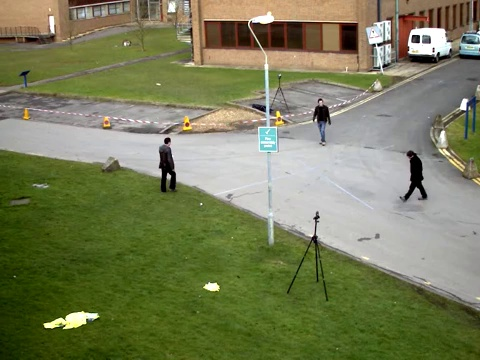
#> input picture vtest-f1.jpg, 480 x 360 px
$ jupyter execute --allow-errors 'Image Processing.ipynb'
#> lines starting #> are read from the running program, lines starting #| are printed output that depends on the picture; after the words box and inside, x2 and y2 are one past the last pixel; in counts of white or black regions, pixels touching at a corner belong together
# Image Processing

## Initialization

[cell 1]
import numpy as np
from matplotlib import pyplot as plt
import cv2

img = cv2.imread('vtest-f1.jpg')
#> img is the input picture: shape (360, 480, 3); mean B, G, R 89.4, 125.6, 120.8
plt.imshow(cv2.cvtColor(img, cv2.COLOR_BGR2GRAY), cmap='gray')
plt.show()
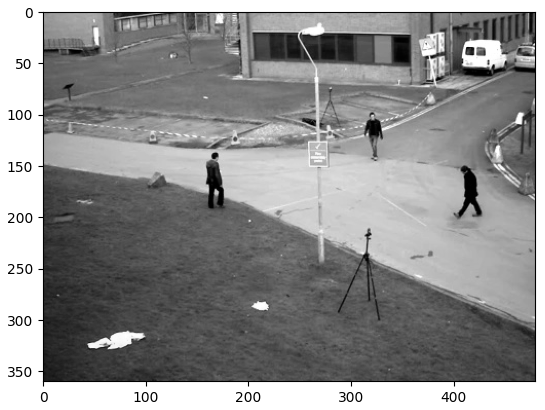
#> figure drawn by matplotlib, 1 panel

## Thresholding

### Binary Thresholding

$$ dst(x,y) = \begin{cases}
    maxval & \text{if src(x,y)> thresh} \\
    minval & \text{otherwise}
\end{cases} $$

[cell 2]
binary_thresh = cv2.cvtColor(img, cv2.COLOR_BGR2GRAY)
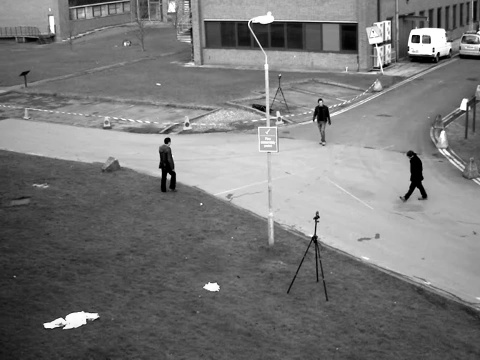
#> binary_thresh: shape (360, 480); min 0, max 255, mean 120
thresh_val = 25
MAX_VAL = 255
MIN_VAL = 0
binary_thresh[binary_thresh>thresh_val] = MAX_VAL
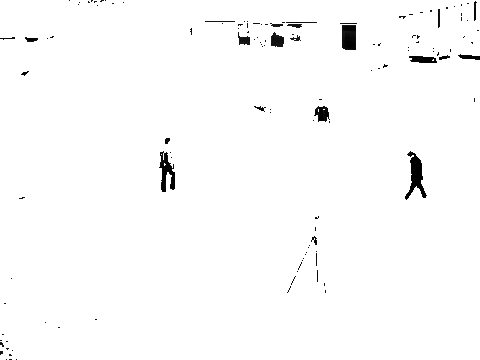
#> binary_thresh: shape (360, 480); min 0, max 255, mean 251.4
binary_thresh[binary_thresh<=thresh_val] = MIN_VAL
#> binary_thresh: shape (360, 480); 98.5% white; 126 black regions (106 under 20 px), largest, box (x1, y1, x2, y2) and area: (405, 151, 427, 200) 447, (342, 25, 356, 50) 346, (159, 151, 175, 192) 342

fig, ax = plt.subplots(1,2)
fig.set_figheight(15)
fig.set_figwidth(15)
ax[0].imshow(cv2.cvtColor(img, cv2.COLOR_BGR2GRAY), cmap="gray")
ax[0].set_title('Original')
ax[1].imshow(binary_thresh, cmap="gray")
ax[1].set_title('Binary Threshold')
plt.show()
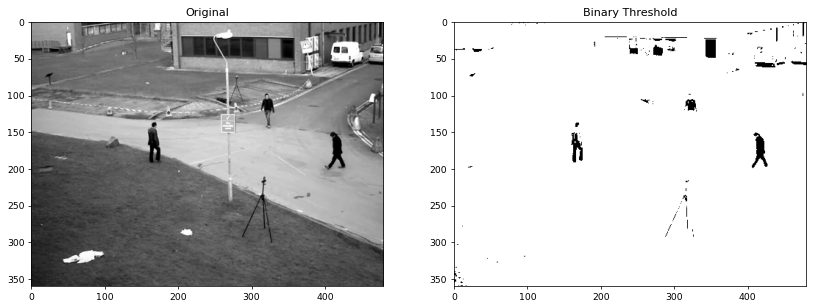
#> figure drawn by matplotlib, 2 panels

### Inverse Binary Thresholding

$$ dst(x,y) = \begin{cases}
    minval & \text{if src(x,y)> thresh} \\
    maxval & \text{otherwise}
\end{cases} $$

[cell 3]
binaryinv_thresh = cv2.cvtColor(img, cv2.COLOR_BGR2GRAY)
thresh_val = 25
MAX_VAL = 255
MIN_VAL = 0

# Create boolean array (mask) to point the pixel location
mask_gt = binaryinv_thresh<=thresh_val
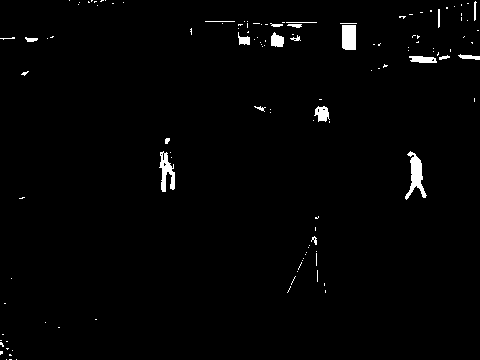
#> mask_gt: shape (360, 480) bool; 1.5% white; 126 white regions (106 under 20 px), largest, box (x1, y1, x2, y2) and area: (405, 151, 427, 200) 447, (342, 25, 356, 50) 346, (159, 151, 175, 192) 342
mask_lte = binaryinv_thresh>thresh_val

# Apply mask to replace the value
binaryinv_thresh[mask_gt] = MAX_VAL
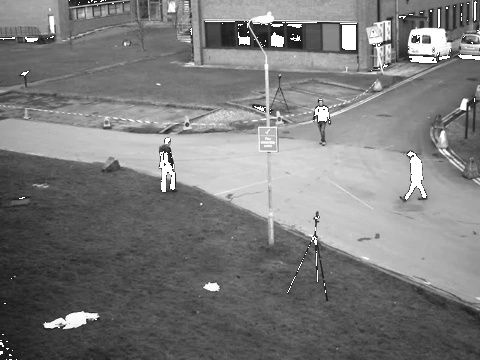
#> binaryinv_thresh: shape (360, 480); 1.47% of pixels changed, all inside (x1, y1, x2, y2) = (0, 0, 480, 360)
binaryinv_thresh[mask_lte] = MIN_VAL

fig, ax = plt.subplots(1,2)
fig.set_figheight(15)
fig.set_figwidth(15)
ax[0].imshow(cv2.cvtColor(img, cv2.COLOR_BGR2GRAY), cmap="gray")
ax[0].set_title('Original')
ax[1].imshow(binaryinv_thresh, cmap="gray")
ax[1].set_title('Binary Inverse Threshold')
plt.imshow(binaryinv_thresh, cmap="gray")
plt.show()

## Truncate Thresholding

$$ dst(x,y) = \begin{cases}
    threshold & \text{if src(x,y) > thresh} \\
    src(x,y) & \text{otherwise}
\end{cases} $$

[cell 4]
trunc_thresh = cv2.cvtColor(img, cv2.COLOR_BGR2GRAY)
thresh_val = 25
MAX_VAL = 255
MIN_VAL = 0
trunc_thresh[trunc_thresh>thresh_val] = thresh_val

fig, ax = plt.subplots(1,2)
fig.set_figheight(15)
fig.set_figwidth(15)
ax[0].imshow(cv2.cvtColor(img, cv2.COLOR_BGR2GRAY), cmap="gray")
ax[0].set_title('Original')
ax[1].imshow(trunc_thresh, cmap="gray")
ax[1].set_title('Truncate Threshold')
plt.show()

## To Zero Thresholding

$$ dst(x,y) = \begin{cases}
    0 & \text{if src(x,y) > thresh} \\
    src(x,y) & \text{otherwise}
\end{cases} $$

[cell 5]
tozero_thresh = cv2.cvtColor(img, cv2.COLOR_BGR2GRAY)
thresh_val = 25
MAX_VAL = 255
MIN_VAL = 0
tozero_thresh[tozero_thresh>thresh_val] = 0

fig, ax = plt.subplots(1,2)
fig.set_figheight(15)
fig.set_figwidth(15)
ax[0].imshow(cv2.cvtColor(img, cv2.COLOR_BGR2GRAY), cmap="gray")
ax[0].set_title('Original')
ax[1].imshow(tozero_thresh, cmap="gray")
ax[1].set_title('Truncate Threshold')
plt.show()

## To Zero Inverse Thresholding

$$ dst(x,y) = \begin{cases}
    0 & \text{if src(x,y) > thresh} \\
    src(x,y) & \text{otherwise}
\end{cases} $$

[cell 6]
tozeroinv_thresh = cv2.cvtColor(img, cv2.COLOR_BGR2GRAY)
thresh_val = 25
MAX_VAL = 255
MIN_VAL = 0
tozeroinv_thresh[tozeroinv_thresh<=thresh_val] = 0

fig, ax = plt.subplots(1,2)
fig.set_figheight(15)
fig.set_figwidth(15)
ax[0].imshow(cv2.cvtColor(img, cv2.COLOR_BGR2GRAY), cmap="gray")
ax[0].set_title('Original')
ax[1].imshow(tozeroinv_thresh, cmap="gray")
ax[1].set_title('Truncate Threshold')
plt.show()

### Otsu Thresholding

$$ \sigma^{2}_{b}(t) = w_{bg}\sigma_{bg}^{2}(t)+w_{fg}\sigma_{fg}^{2}(t)$$

$$ \sigma^{2}_{b} (t) = w_{1}(t)w_{2}(t) [\mu_{1}(t)-\mu_{2}(t)]^{2}$$

Bobot didapatkan dengan cara:
- $ w_{bg}(t)= \frac{P_{bg}(t)}{P_{all}}, $
- $ w_{fg}(t)= \frac{P_{fg}(t)}{P_{all}}, $

dimana:
- $P_{all}$ adalah jumlah pixel,
- $P_{bg}(t)$ adalah jumlah pixel pada background pada threshold t,
- $P_{fg}(t)$ adalah jumlah pixel pada foreground pada threshold t,

Variance didapatkan dengan cara:
- $\sigma^{2}(t) = \frac{\sum (x_{i}-\overline{x})^{2}}{N-1}$

,dimana:
- $x_{i}$ merupakan nilai intensitas pada pixel ke-i pada group (bg atau fg)
- $\overline(x)$ merupakan nilai rata-rata pada group (bg atau fg)
- $N$ merupakan jumlah pixel

Probabilitas didapatkan dengan persamaan berikut:

$$P(i) = \frac{n_{i}}{n}$$

## Morphology

[cell 7]
img = cv2.imread('vtest-f1.jpg')
img_shape = img.shape
#> img_shape = (360, 480, 3)
plt.imshow(cv2.cvtColor(img, cv2.COLOR_BGR2GRAY), cmap='gray')
plt.show()
img = np.pad(img, 1,'constant', constant_values=(0))
img

$ run again, with f1.png saved as vtest-f1.jpg
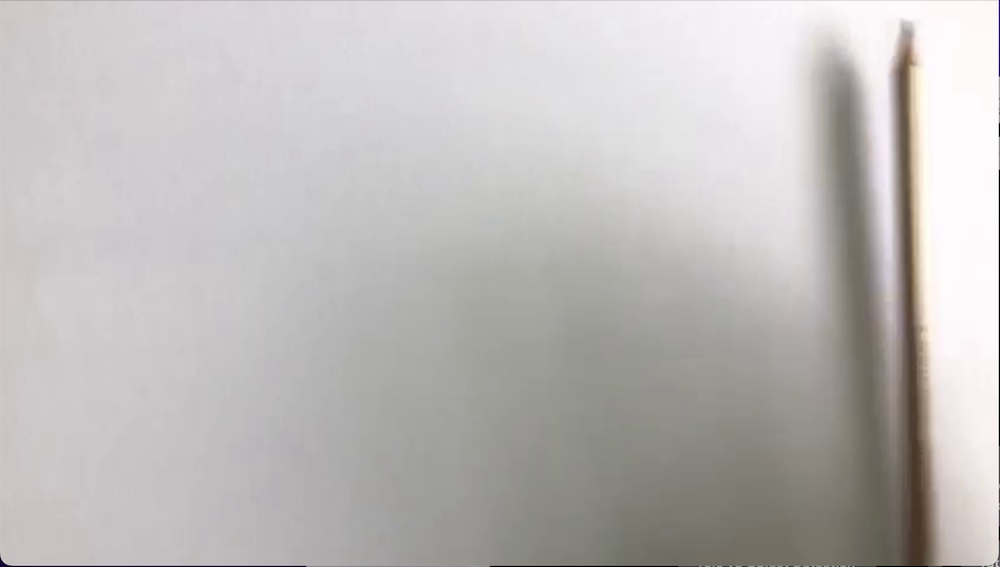
#> input picture f1.png, 1000 x 567 px, shrunk from 1698 x 962 before the run
#> img is the input picture: shape (567, 1000, 3); mean B, G, R 185.9, 187.5, 189.8
#> `mask_gt = binaryinv_thresh<=thresh_val`:
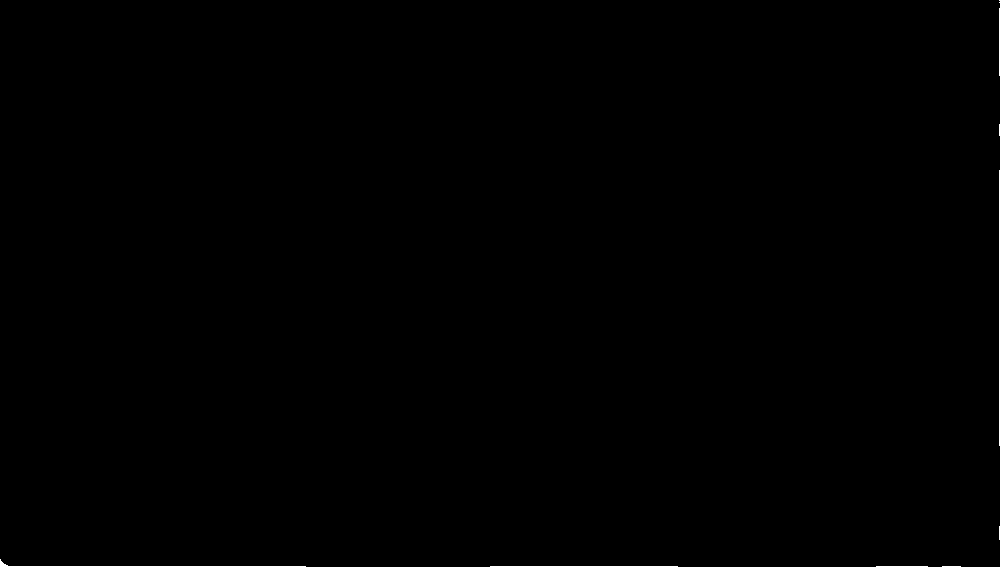
#> mask_gt: shape (567, 1000) bool; 0.17% white in thin lines or dots
#> mask_lte: shape (567, 1000) bool; 99.8% white; black in thin lines or dots
#> `binaryinv_thresh[mask_gt] = MAX_VAL`:
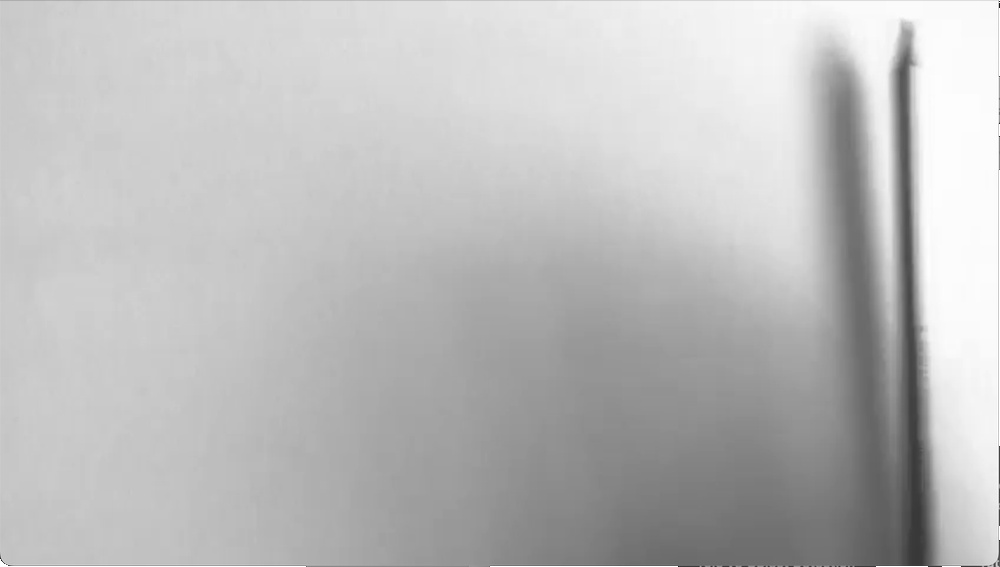
#> binaryinv_thresh: shape (567, 1000); min 26, max 255, mean 188.4
#> tozeroinv_thresh: shape (567, 1000); min 0, max 255, mean 188
